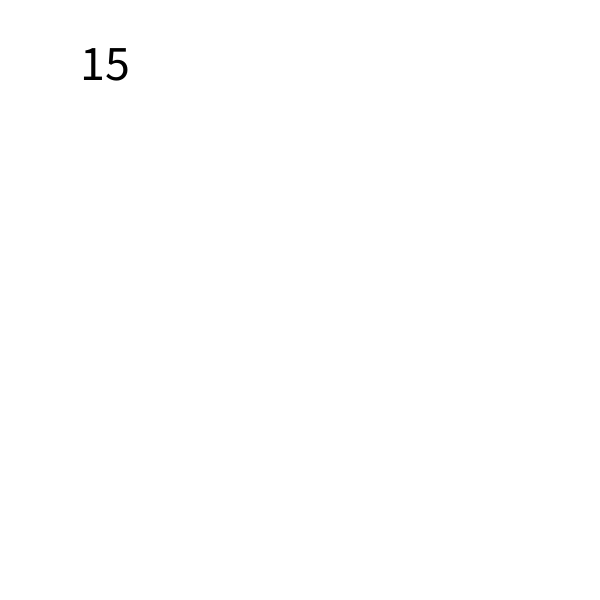
Frame 1 (no input)
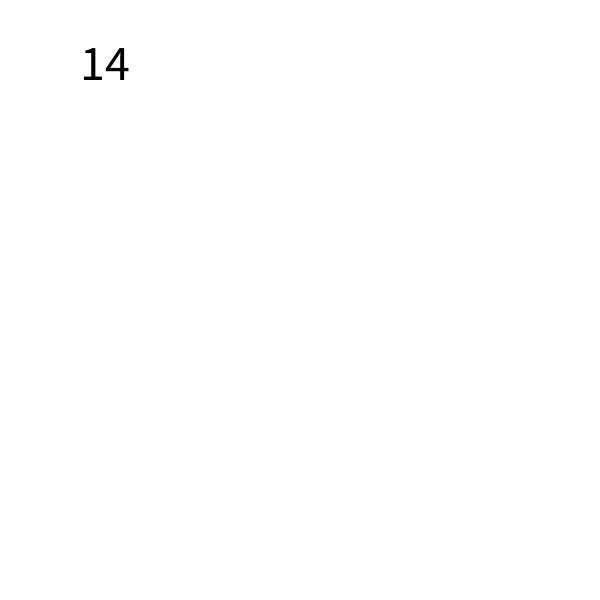
Frame 60 (the mouse pressed at the canvas centre just before this capture)
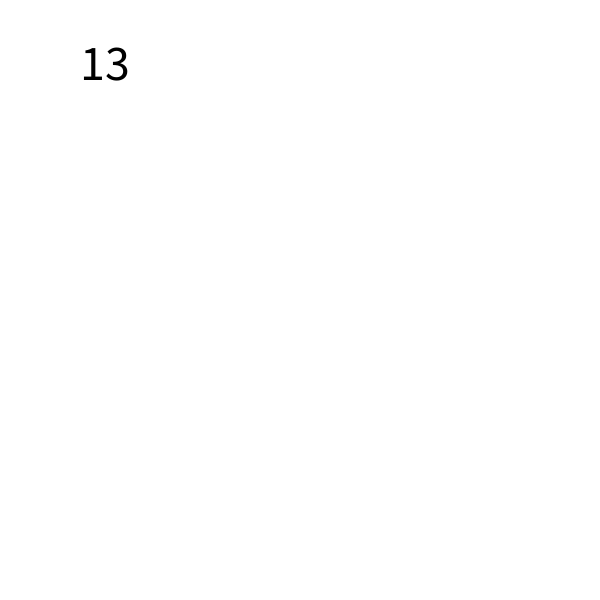
Frame 120 (the mouse held since frame 60 and released just before this capture)

The Processing sketch that drew these frames (run headless with seeded random() and noise(); from frame 60 on, the mouse is pressed at the canvas centre):

// Processing sketch: counter
// ── counter.pde
int begin; 
int duration;
int time;
String text1;

void setup() {
  size(600, 600); 
 
  textSize(50);
  fill(0);
  text1 = "GAME OVER";

  begin = millis();
  time = duration = 15;
}

void draw() {
  background(255); 

  if (time > 0){  
    time = duration - (millis() - begin)/1000;
    text(time, 80, 80);
  }
  
  if(time == 0){
    text(text1, width/2, height/2);
  }
}

//counter code from: https://forum.processing.org/one/topic/how-to-make-millus-count-down-from-a-number.html
